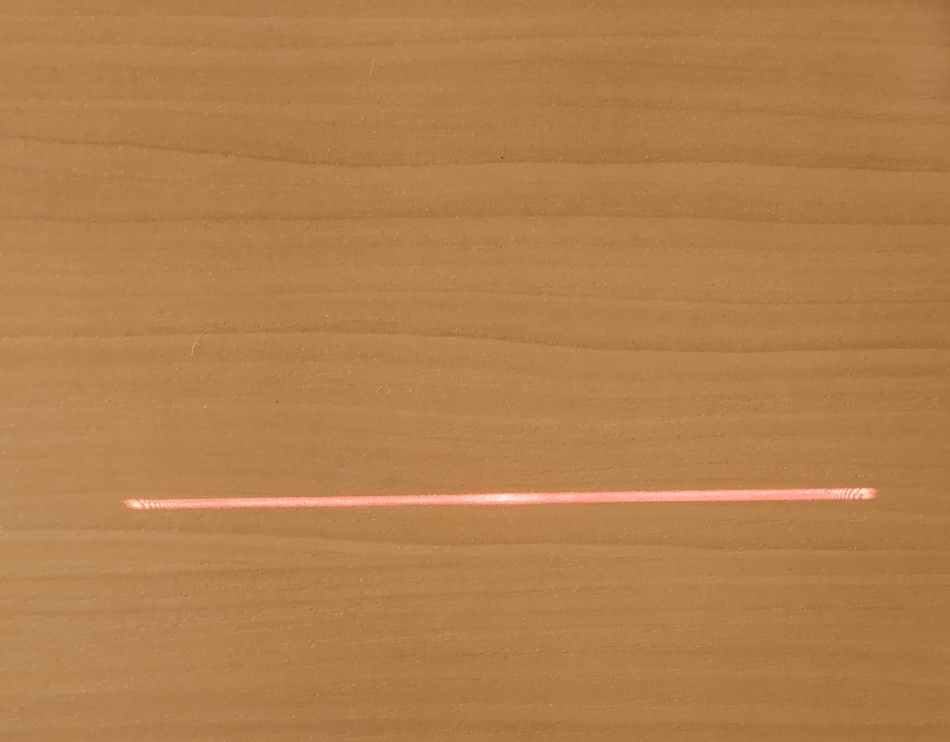
#> input picture line_finder/images/line2.JPG, 950 x 742 px, shrunk from 2120 x 1656 before the run, found by its file name
$ python _nemain.py
#> lines starting #> are read from the running program, lines starting #| are printed output that depends on the picture; after the words box and inside, x2 and y2 are one past the last pixel; in counts of white or black regions, pixels touching at a corner belong together

import os
from PIL import Image, ImageOps
import numpy as np


imagePath = "line_finder\\images\line2.JPG"


def only_red(im):
    """
    Strips out everything except red.
    """
    data = np.array(im)
    red, green, blue = data.T
    im2 = Image.fromarray(red.T)
    return im2


import cv2
import numpy as np

img = cv2.imread(imagePath)
#> img is the input picture: shape (742, 950, 3); mean B, G, R 77.5, 127.7, 178.1
gray = cv2.cvtColor(img,cv2.COLOR_BGR2GRAY)
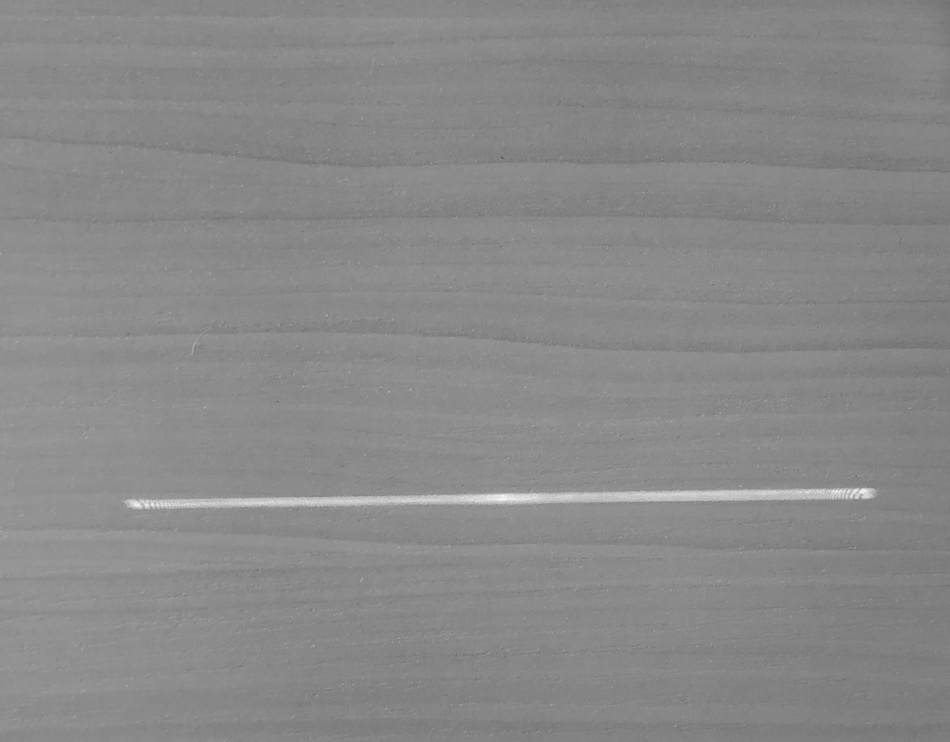
#> gray: shape (742, 950); min 80, max 244, mean 137
edges = cv2.Canny(gray,50,150,apertureSize = 3)
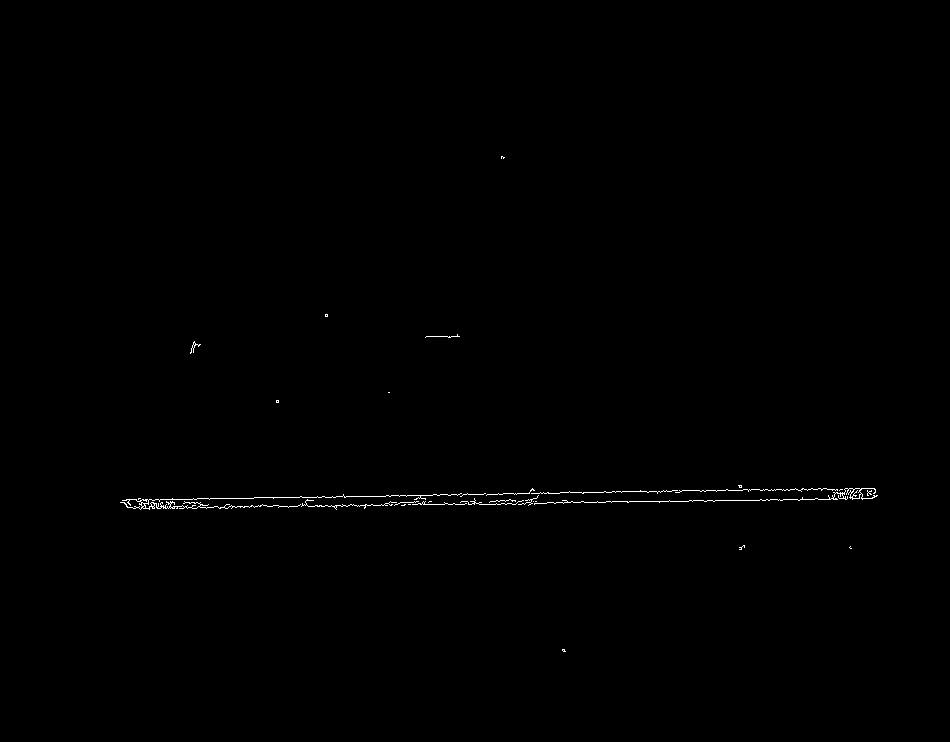
#> edges: shape (742, 950); 0.3% white in thin lines or dots, all inside (x1, y1, x2, y2) = (120, 156, 878, 652)

lines = cv2.HoughLines(edges,1,np.pi/180, 200)
#> lines = [[502, 1.55], [512, 1.55]]
for r,theta in lines[0]:

    # Stores the value of cos(theta) in a
    a = np.cos(theta)

    # Stores the value of sin(theta) in b
    b = np.sin(theta)

    # x0 stores the value rcos(theta)
    x0 = a*r

    # y0 stores the value rsin(theta)
    y0 = b*r

    # x1 stores the rounded off value of (rcos(theta)-1000sin(theta))
    x1 = int(x0 + 1000*(-b))

    # y1 stores the rounded off value of (rsin(theta)+1000cos(theta))
    y1 = int(y0 + 1000*(a))

    # x2 stores the rounded off value of (rcos(theta)+1000sin(theta))
    x2 = int(x0 - 1000*(-b))

    # y2 stores the rounded off value of (rsin(theta)-1000cos(theta))
    y2 = int(y0 - 1000*(a))

    # cv2.line draws a line in img from the point(x1,y1) to (x2,y2).
    # (0,0,255) denotes the colour of the line to be
    #drawn. In this case, it is red.
    cv2.line(img,(x1,y1), (x2,y2), (255,0,0),10)
#> this loop made 1 pass
#> (r, theta, a, b, x0, y0, x1, y1) on pass 1: (502, 1.55, 0.0175, 1, 8.76, 501.9, -991, 519)
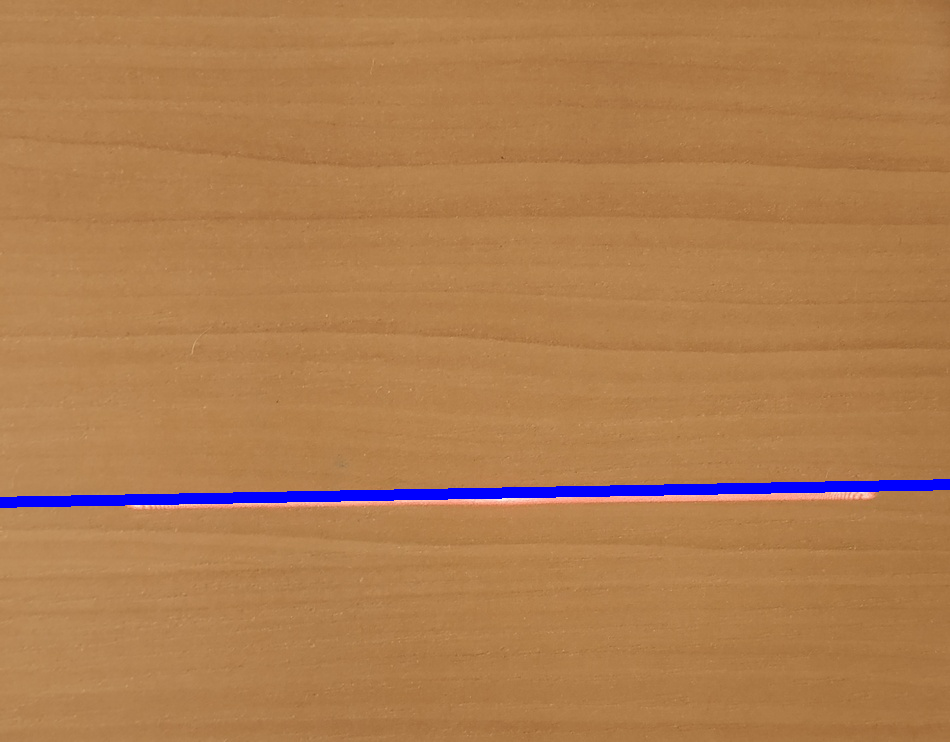
#> img: shape (742, 950, 3); 1.48% of pixels changed, all inside (x1, y1, x2, y2) = (0, 479, 950, 508)

cv2.imwrite('line_finder\\houghlines5.jpg',img)
